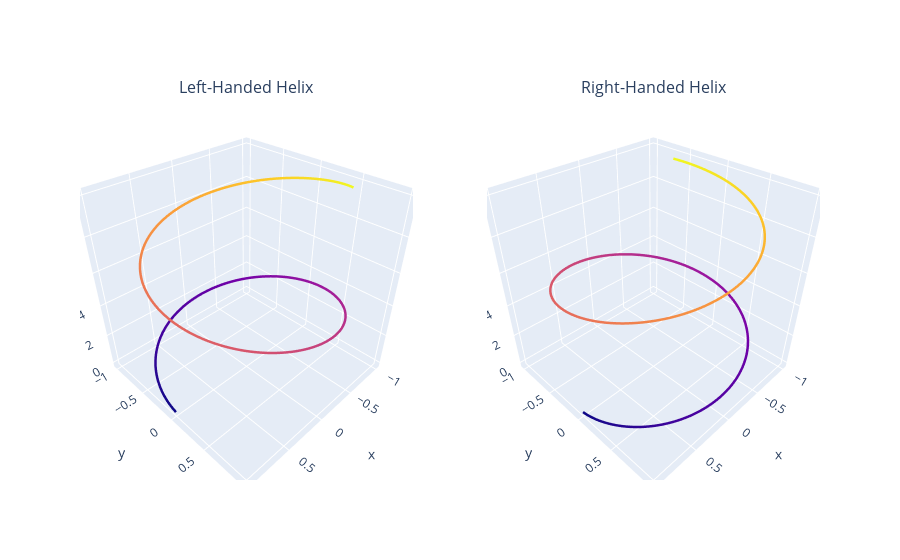

Notebook cell for this chart:
### Markdown cell above
A [pseudo-scalar](https://en.wikipedia.org/wiki/Pseudoscalar) is a quantity that is invariant under rotation, but changes sign under inversions:
$$
H \mapsto_{-I} -H
$$
Pseudo-scalars have odd parity under inversion.
An example of a pseudo-scalar is the handedness of a helix:

### Code cell
# Plot helices.
t = np.linspace(0, 10, 1000)
x = np.cos(t)
y = np.sin(t)
z = t

# Create subplots
fig = plotly.subplots.make_subplots(
    rows=1, cols=2,
    specs=[[{'type': 'scene'}, {'type': 'scene'}]],
    subplot_titles=("Left-Handed Helix", "Right-Handed Helix")
)


# Add left-handed helix (note the negative y values)
fig.add_trace(
    go.Scatter3d(
        x=x, y=-y, z=z,
        mode='lines',
        line=dict(width=5, color=z, colorscale='plasma'),
        showlegend=False
    ),
    row=1, col=1
)


# Add right-handed helix
fig.add_trace(
    go.Scatter3d(
        x=x, y=y, z=z,
        mode='lines',
        line=dict(width=5, color=z, colorscale='plasma'),
        showlegend=False
    ),
    row=1, col=2
)

# Show the plot
fig.show()

### Figure 1 — Plotly figure (JSON) as saved in the notebook; plotly's stock layout.template omitted (floating-point values rounded to 4 significant figures; data arrays with more than 128 entries replaced by an {"elided": "..."} marker saying what was removed)
{"data": [{"line": {"color": {"elided": "1000 float values"}, "colorscale": [[0, "#0d0887"], [0.1111, "#46039f"], [0.2222, "#7201a8"], [0.3333, "#9c179e"], [0.4444, "#bd3786"], [0.5556, "#d8576b"], [0.6667, "#ed7953"], [0.7778, "#fb9f3a"], [0.8889, "#fdca26"], [1, "#f0f921"]], "width": 5}, "mode": "lines", "scene": "scene", "showlegend": false, "type": "scatter3d", "x": {"elided": "1000 float values"}, "y": {"elided": "1000 float values"}, "z": {"elided": "1000 float values"}}, {"line": {"color": {"elided": "1000 float values"}, "colorscale": [[0, "#0d0887"], [0.1111, "#46039f"], [0.2222, "#7201a8"], [0.3333, "#9c179e"], [0.4444, "#bd3786"], [0.5556, "#d8576b"], [0.6667, "#ed7953"], [0.7778, "#fb9f3a"], [0.8889, "#fdca26"], [1, "#f0f921"]], "width": 5}, "mode": "lines", "scene": "scene2", "showlegend": false, "type": "scatter3d", "x": {"elided": "1000 float values"}, "y": {"elided": "1000 float values"}, "z": {"elided": "1000 float values"}}], "layout": {"annotations": [{"font": {"size": 16}, "showarrow": false, "text": "Left-Handed Helix", "x": 0.225, "xanchor": "center", "xref": "paper", "y": 1, "yanchor": "bottom", "yref": "paper"}, {"font": {"size": 16}, "showarrow": false, "text": "Right-Handed Helix", "x": 0.775, "xanchor": "center", "xref": "paper", "y": 1, "yanchor": "bottom", "yref": "paper"}], "scene": {"domain": {"x": [0, 0.45], "y": [0, 1]}}, "scene2": {"domain": {"x": [0.55, 1], "y": [0, 1]}}}}
